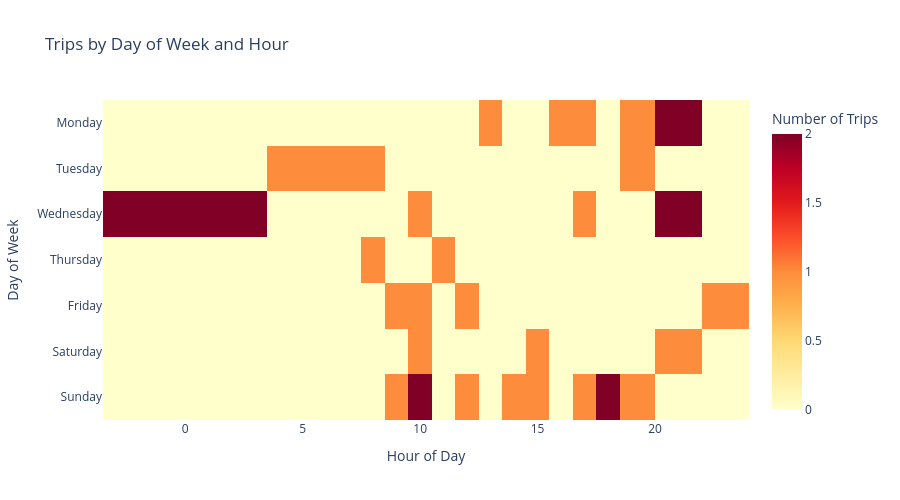

The code cell stored with this chart in its notebook:
### Markdown cell above
### Visualization 4: Payment Type Breakdown (Pie Chart)

**Revenue Impact**: Credit cards are the dominant payment method. The small "No Charge" and "Dispute" categories likely represent corporate accounts and billing errors. Cash payments, while present, are underrepresented in this dataset due to reporting gaps—actual cash usage is higher.

### Code cell
# Visualization 5: Trips by Day of Week and Hour (Heatmap)
import plotly.graph_objects as go
import numpy as np

# Need to add day_of_week column to engineered data
# First, let's extract day of week using SQL
day_hour_trips = con.execute('''
    SELECT
        DAYNAME(pickup_day_of_weekday) AS day_of_week,
        DAYOFWEEK(pickup_day_of_weekday) AS day_num,
        pickup_hour,
        COUNT(*) AS trip_count
    FROM engineered
    GROUP BY DAYOFWEEK(pickup_day_of_weekday), DAYNAME(pickup_day_of_weekday), pickup_hour
    ORDER BY day_num, pickup_hour
''').fetchdf()

# Create pivot table for heatmap
pivot_data = day_hour_trips.pivot_table(
    index='day_of_week',
    columns='pickup_hour',
    values='trip_count',
    fill_value=0
)

# Reorder days correctly
day_order = ['Monday', 'Tuesday', 'Wednesday', 'Thursday', 'Friday', 'Saturday', 'Sunday']
pivot_data = pivot_data.reindex(day_order)

fig_heatmap = px.imshow(
    pivot_data,
    labels=dict(x="Hour of Day", y="Day of Week", color="Number of Trips"),
    title='Trips by Day of Week and Hour',
    color_continuous_scale='YlOrRd',
    aspect='auto'
)
fig_heatmap.update_layout(height=500)
fig_heatmap.show()

print(day_hour_trips.head(20))

### Figure 1 — Plotly figure (JSON) as saved in the notebook; plotly's stock layout.template omitted (floating-point values rounded to 4 significant figures)
{"data": [{"coloraxis": "coloraxis", "hovertemplate": "Hour of Day: %{x}<br>Day of Week: %{y}<br>Number of Trips: %{z}<extra></extra>", "name": "0", "type": "heatmap", "x": [0, 7, 8, 9, 10, 11, 12, 13, 14, 15, 16, 17, 18, 19, 21, 23], "xaxis": "x", "y": ["Monday", "Tuesday", "Wednesday", "Thursday", "Friday", "Saturday", "Sunday"], "yaxis": "y", "z": [[0.0, 0.0, 0.0, 0.0, 0.0, 0.0, 0.0, 1.0, 0.0, 0.0, 1.0, 1.0, 0.0, 1.0, 2.0, 0.0], [0.0, 1.0, 1.0, 0.0, 0.0, 0.0, 0.0, 0.0, 0.0, 0.0, 0.0, 0.0, 0.0, 1.0, 0.0, 0.0], [2.0, 0.0, 0.0, 0.0, 1.0, 0.0, 0.0, 0.0, 0.0, 0.0, 0.0, 1.0, 0.0, 0.0, 2.0, 0.0], [0.0, 0.0, 1.0, 0.0, 0.0, 1.0, 0.0, 0.0, 0.0, 0.0, 0.0, 0.0, 0.0, 0.0, 0.0, 0.0], [0.0, 0.0, 0.0, 1.0, 1.0, 0.0, 1.0, 0.0, 0.0, 0.0, 0.0, 0.0, 0.0, 0.0, 0.0, 1.0], [0.0, 0.0, 0.0, 0.0, 1.0, 0.0, 0.0, 0.0, 0.0, 1.0, 0.0, 0.0, 0.0, 0.0, 1.0, 0.0], [0.0, 0.0, 0.0, 1.0, 2.0, 0.0, 1.0, 0.0, 1.0, 1.0, 0.0, 1.0, 2.0, 1.0, 0.0, 0.0]]}], "layout": {"coloraxis": {"colorbar": {"title": {"text": "Number of Trips"}}, "colorscale": [[0, "rgb(255,255,204)"], [0.125, "rgb(255,237,160)"], [0.25, "rgb(254,217,118)"], [0.375, "rgb(254,178,76)"], [0.5, "rgb(253,141,60)"], [0.625, "rgb(252,78,42)"], [0.75, "rgb(227,26,28)"], [0.875, "rgb(189,0,38)"], [1, "rgb(128,0,38)"]]}, "height": 500, "title": {"text": "Trips by Day of Week and Hour"}, "xaxis": {"anchor": "y", "domain": [0, 1], "title": {"text": "Hour of Day"}}, "yaxis": {"anchor": "x", "autorange": "reversed", "domain": [0, 1], "title": {"text": "Day of Week"}}}}
